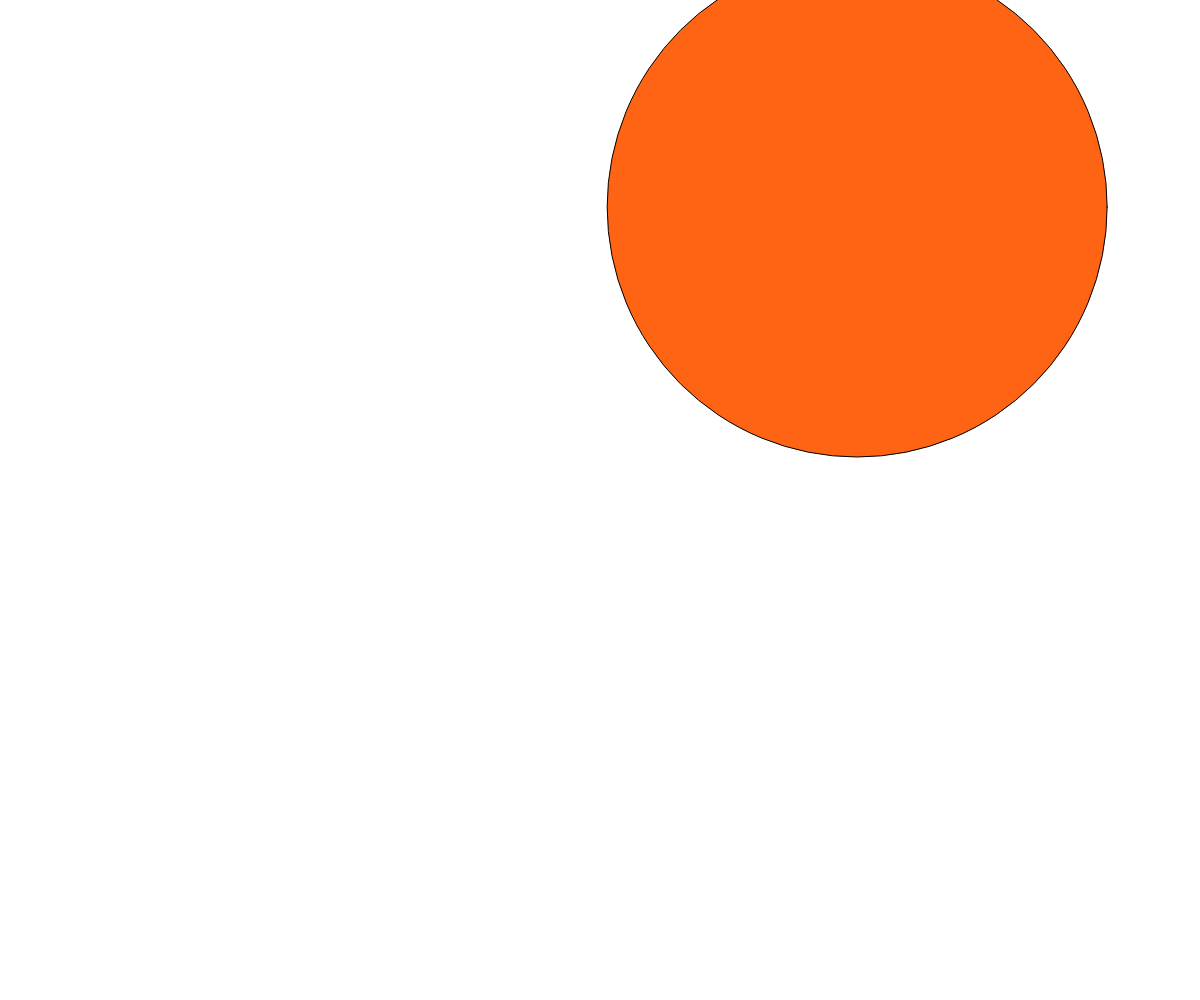
Frame 1 (no input)
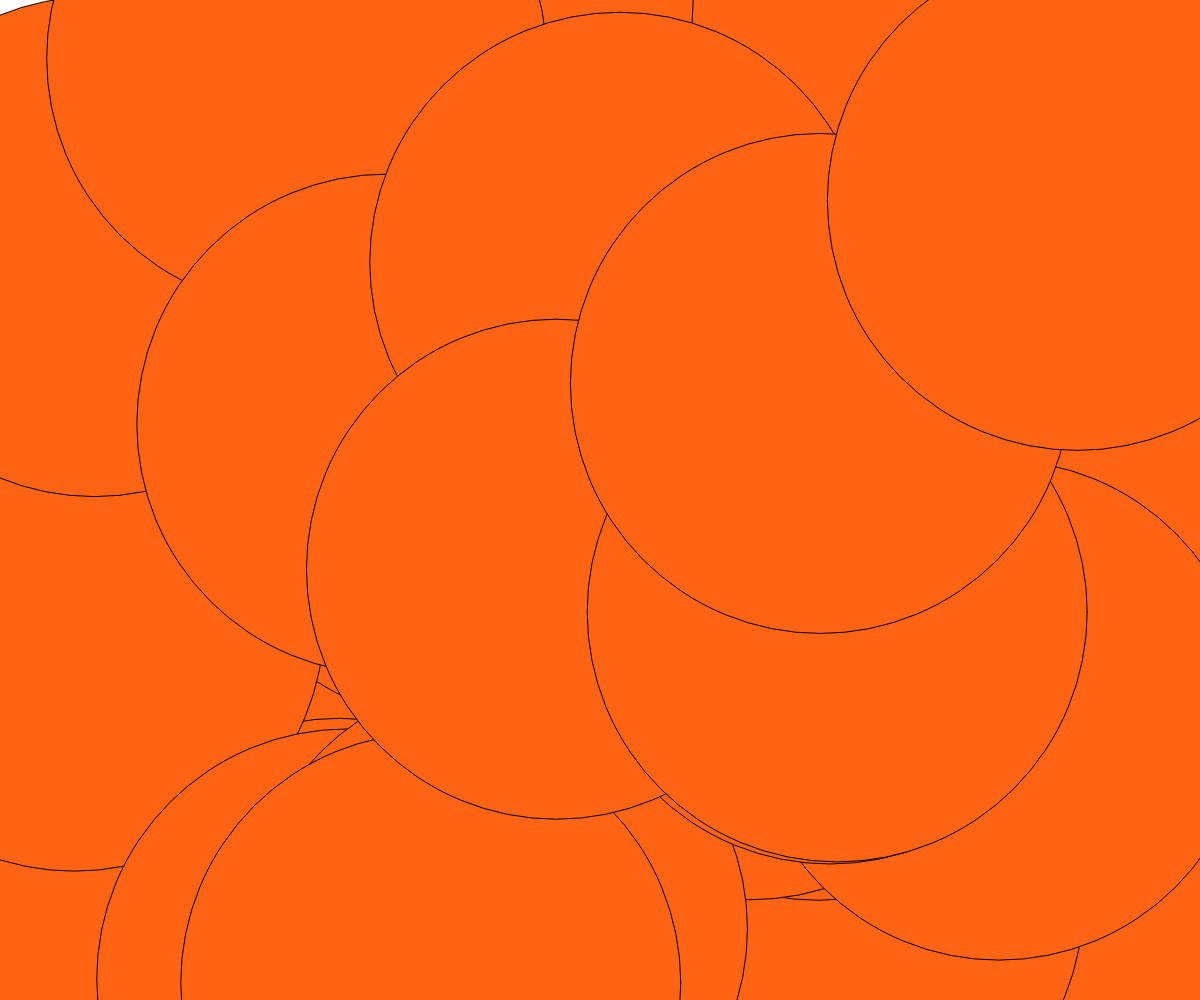
Frame 60 (no input)
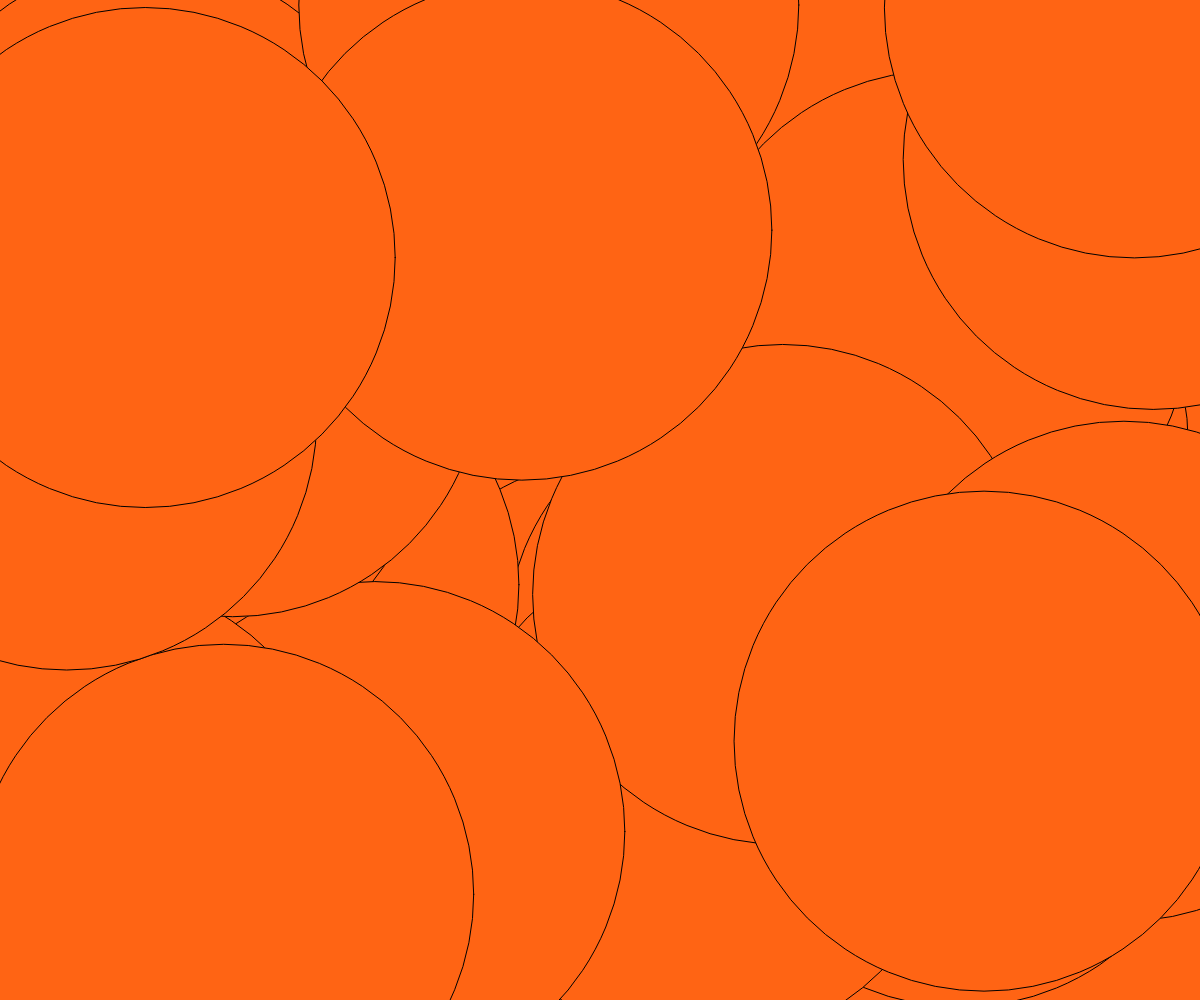
Frame 120 (the mouse pressed at the canvas centre since frame 60)

The p5.js sketch that drew these frames (run headless with seeded random() and noise() and a simulated clock; from frame 60 on, the mouse is pressed at the canvas centre):

// p5.js sketch
// ── sketch.js
// Declare the variables up here, but don't assign an initial value

function setup() {
  createCanvas(windowWidth, windowHeight);

  // Initialise the variables here!


}

function draw() {

  let myColor = color(255, 100, 20);

  let halfHeight = height / 2;

  let spawnX = random(width);

  let spawnY = random(height);
  
  fill(myColor);
  circle(spawnX, spawnY, halfHeight);
}
